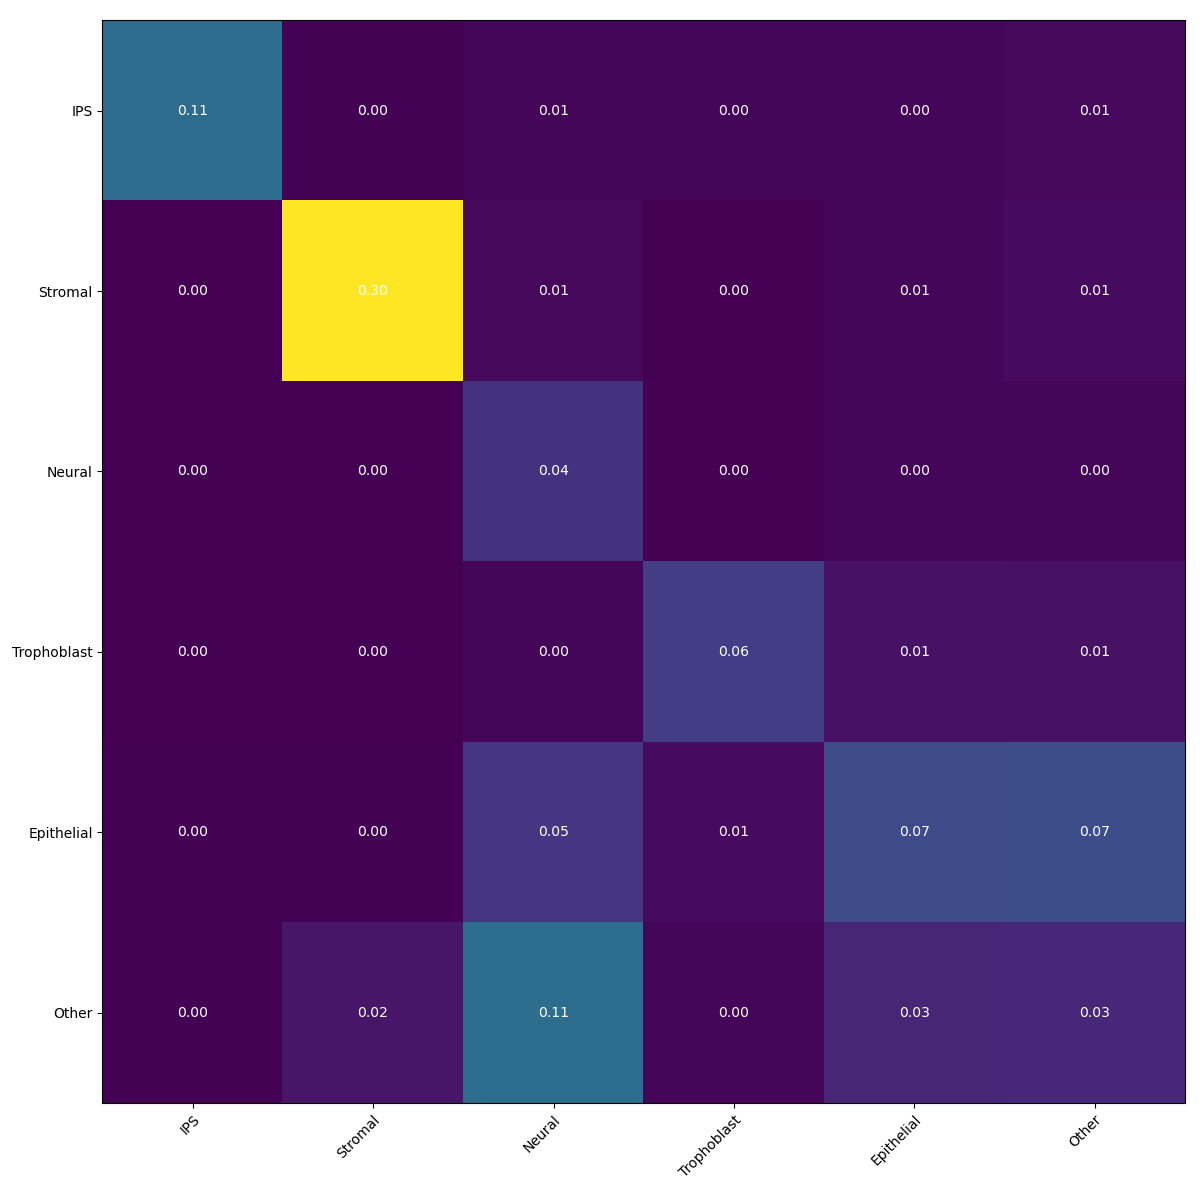

Source code (Python):
import numpy as np
from matplotlib import pyplot as plt

import wot

# Load transport map model and cell sets

tmap_model = wot.tmap.TransportMapModel.from_directory('/home/yxy/working_space/data_repo/tmaps/serum')
cell_sets = wot.io.read_sets('/home/yxy/working_space/data_repo/data/major_cell_sets.gmt', as_dict=True)

# Convert cell sets indicating whether a cell at time t is in a cell set

start_populations = tmap_model.population_from_cell_sets(cell_sets, at_time=12)
end_populations = tmap_model.population_from_cell_sets(cell_sets, at_time=18)
# Compute transition table

transition_table = tmap_model.transition_table(start_populations, end_populations)

fig, ax = plt.subplots(figsize=(12, 12))
im = ax.imshow(transition_table.X)

# We want to show all ticks...
ax.set_xticks(np.arange(len(transition_table.var_names)))
ax.set_yticks(np.arange(len(transition_table.obs_names)))
# ... and label them with the respective list entries
ax.set_xticklabels(transition_table.var_names)
ax.set_yticklabels(transition_table.obs_names)

# Rotate the tick labels and set their alignment.
plt.setp(ax.get_xticklabels(), rotation=45, ha="right",
         rotation_mode="anchor")

# Loop over data dimensions and create text annotations.
for i in range(transition_table.shape[0]):
    for j in range(transition_table.shape[1]):
        text = ax.text(j, i, '{:.2f}'.format(transition_table.X[i, j]),
                       ha="center", va="center", color="w")
fig.tight_layout()
plt.show()
